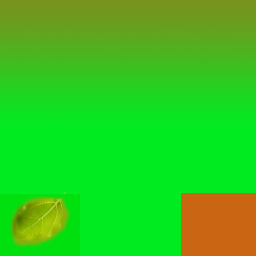
#> input picture examples/data/apple0.png, 256 x 256 px, given in place of ice_lolly0.png, which was not available; the run also reads 2 pictures not shown here
$ python main.py
#> lines starting #> are read from the running program, lines starting #| are printed output that depends on the picture; pictures that were not available may be replaced by others from this repository, and a replacement may not be noted
### rodentia/core.py
# -*- coding: utf-8 -*-
from . import rodentia_module
import numpy as np


# rodentia_module.Env class requires numpy nd array for array objet, so
# float and int array have to be converted to ndarray.

# [23 lines left out: functions to_nd_float_array, to_nd_float_array_for_rot, to_nd_int_array, not called in this run]


class BaseEnvironment:
    """
    Common super class for the plain Environment and MultiAgentEnvironment.
    BaseEnvironment wraps rodentia_module.Env class.
    """

    def __init__(self,
                 width,
                 height,
                 bg_color=[0.0, 0.0, 0.0],
                 near=0.05,
                 far=80.0,
                 focal_length=50.0,
                 shadow_buffer_width=0):
        """Create environment.
        Args:
          width: Screen width
          height: Screen height
          bg_color: Background color (RGB value with 0.0 ~ 1.0)
          near: Near clip distane (default 0.05)
          far: Far clip distane (default 80.0)
          focal_length: Focal length (default 50.0)
          shadow_buffer_width: Shadow depth buffer width. (If 0 calculated automatically )
                               (default 0)
        """
        self.env = rodentia_module.Env()
        self.main_camera_id = self.add_camera_view(width,
                                                   height,
                                                   bg_color,
                                                   near,
                                                   far,
                                                   focal_length,
                                                   shadow_buffer_width)

    # [238 lines left out: functions add_camera_view, add_box, add_sphere, add_model, locate_object, set_light and 5 more, not called in this run]

    def close(self):
        """ Release environment """
        self.env.release()


class Environment(BaseEnvironment):
    """
    Single agent environment.
    """

    def __init__(self,
                 width,
                 height,
                 bg_color=[0.0, 0.0, 0.0],
                 near=0.05,
                 far=80.0,
                 focal_length=50.0,
                 shadow_buffer_width=0,
                 agent_radius=1.0):
        """Create environment.
        Args:
          width: Screen width
          height: Screen height
          bg_color: Background color (RGB value with 0.0 ~ 1.0)
          near: Near clip distane (default 0.05)
          far: Far clip distane (default 80.0)
          focal_length: Focal length (default 50.0)
          shadow_buffer_width: Shadow depth buffer width. (If 0 calculated automatically )
                               (default 0)
          agent_radius: Radius of the agent sphere
        """
        super().__init__(width,
                         height,
                         bg_color,
                         near,
                         far,
                         focal_length,
                         shadow_buffer_width)
        self.agent_id = self.env.add_agent(radius=agent_radius,
                                           pos=to_nd_float_array([0,0,0]),
                                           rot_y=0.0,
                                           mass=1.0,
                                           detect_collision=False,
                                           color=to_nd_float_array([0,0,1]))

    # [49 lines left out: functions locate_agent, step, get_agent_info, not called in this run]


class MultiAgentEnvironment(BaseEnvironment):
    """
    Multi agent environment.
    """

    # [103 lines left out: functions __init__, locate_agent, step, get_agent_info, not called in this run]

### examples/04_texture_replace/main.py
# -*- coding: utf-8 -*-
import numpy as np
import os
from PIL import Image
import math
import random
import rodentia

# Width and height of the image
IMAGE_SIZE = 80

# Color patterns
colors = [
    [249.0/255.0, 248.0/255.0, 248.0/255.0],
    [64.0/255.0, 80.0/255.0, 142.0/255.0],
    [85.0/255.0, 86.0/255.0, 146.0/255.0],
    [143.0/255.0, 206.0/255.0, 208.0/255.0],
    [164.0/255.0, 207.0/255.0, 153.0/255.0],
    [118.0/255.0, 84.0/255.0, 144.0/255.0],
    [157.0/255.0, 208.0/255.0, 184.0/255.0],
    [158.0/255.0, 158.0/255.0, 156.0/255.0],
    [174.0/255.0, 129.0/255.0, 109.0/255.0],
    [168.0/255.0, 78.0/255.0, 140.0/255.0],
    [217.0/255.0, 60.0/255.0, 64.0/255.0],
    [216.0/255.0, 59.0/255.0, 134.0/255.0],
    [237.0/255.0, 189.0/255.0, 108.0/255.0],
    [241.0/255.0, 200.0/255.0, 204.0/255.0],
    [229.0/255.0, 231.0/255.0, 141.0/255.0],
    [237.0/255.0, 233.0/255.0, 133.0/255.0]
]


def imsave(path, image):
    pimage = Image.fromarray(image)
    pimage.save(path)


def imread(path):
    return np.array(Image.open(path))
#> returned value is the input picture: shape (256, 256, 4); mean R, G, B, A 50.2, 200.6, 29.7, 255


def create_colored_image(color, image):
    """ Convert grayscale image to colored image. """
    color = color + [1.0]
    colored_image = image.astype(np.float32) * color
    return colored_image.astype(np.uint8)


def create_colored_images(data_path, output_data_path, base_name):
    """ Create and save colored images. """
    if not os.path.exists(output_data_path):
        os.mkdir(output_data_path)

    base_image = imread(data_path + base_name + "0.png")
    for i in range(len(colors)):
        color = colors[i]
        colored_image = create_colored_image(color, base_image)
        output_file_path = "{}/{}{}.png".format(output_data_path, base_name, i)
        imsave(output_file_path, colored_image)
#> this loop made 16 passes
#> pass 2, in create_colored_image (call 2), `colored_image = image.astype(np.float32) * color`:
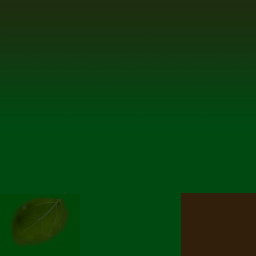
#> colored_image: shape (256, 256, 4) float64; mean R, G, B, A 12.6, 62.9, 16.5, 255


# [56 lines left out: function generate_model_images, not called in this run]


def main():
    # Where original texture and model data are located
    data_path = os.path.dirname(os.path.abspath(__file__)) + "/../data/"

    # Where converted textures are located
    output_data_path = os.path.dirname(
        os.path.abspath(__file__)) + "/colored_data"

    # Prepare color textures
    print("Start generating color variations of model textures")

    create_colored_images(data_path, output_data_path, "ice_lolly")
    create_colored_images(data_path, output_data_path, "hat")
#> the loop in create_colored_images (call 2), `for i in range(len(colors)):` made 16 passes
#> pass 2, in create_colored_image (call 18), `colored_image = image.astype(np.float32) * color`:
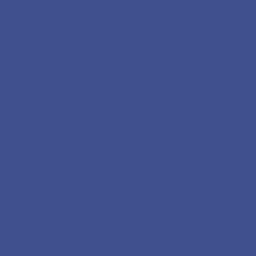
#> colored_image: shape (256, 256, 4) float64; mean R, G, B, A 64, 80, 142, 255
    create_colored_images(data_path, output_data_path, "suitcase")
#> the loop in create_colored_images (call 3), `for i in range(len(colors)):` made 16 passes
#> pass 2, in imsave (call 34), `pimage = Image.fromarray(image)`:
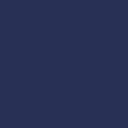
#> pimage: PIL image 16x16 RGBA (shown 8 times larger); mean R, G, B, A 38, 48, 85, 255
    create_colored_images(data_path, output_data_path, "wall")
    create_colored_images(data_path, output_data_path, "floor")
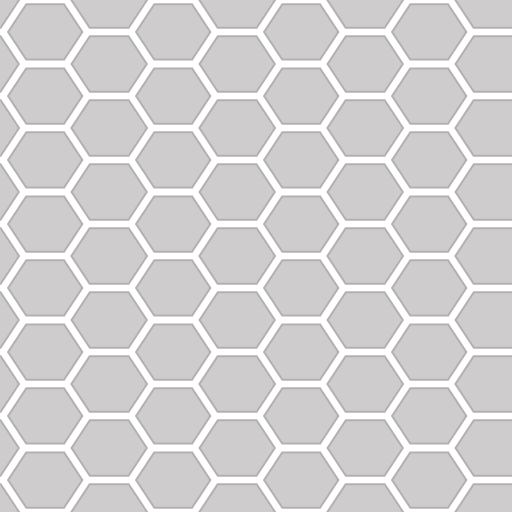
#> input picture examples/data/floor0.png, 1024 x 1024 px (shown at 1/2 size)
#> in imread, returned value is the input picture: shape (1024, 1024, 4); mean R, G, B, A 212.2, 210.5, 210.5, 255
#> the loop in create_colored_images (call 5), `for i in range(len(colors)):` made 16 passes
#> pass 2, in create_colored_image (call 66), `colored_image = image.astype(np.float32) * color`:
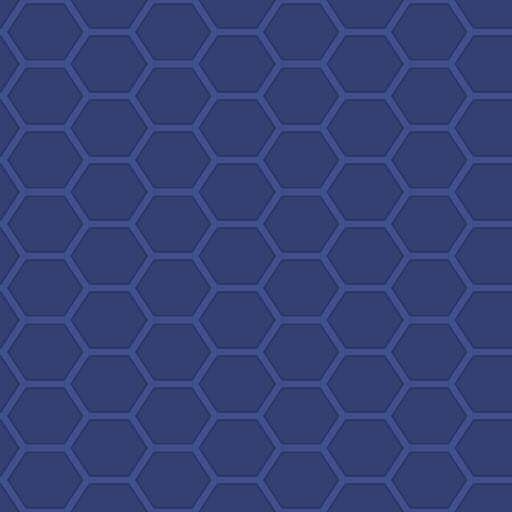
#> colored_image: shape (1024, 1024, 4) float64 (shown at 1/2 size); mean R, G, B, A 53.3, 66, 117.2, 255

    # Create environment
    env = rodentia.Environment(
        width=IMAGE_SIZE, height=IMAGE_SIZE, bg_color=[0.66, 0.91, 0.98])
#> (the call stopped at in __init__, `self.env = rodentia_module.Env()`: rodentia is not available in this run)

    # Prepare wall and floor objects
    floor_texture_path = data_path + "floor1.png"
    floor_id = env.add_box(
        half_extent=[30.0, 1.0, 30.0],
        pos=[0.0, -1.0, 0.0],
        texture_path=floor_texture_path)

    wall_texture_path = data_path + "wall1.png"
    wall_id0 = env.add_box(
        half_extent=[3.0, 1.0, 1.0],
        pos=[0.0, 1.0, -20.0],
        texture_path=wall_texture_path)

    wall_id1 = env.add_box(
        half_extent=[0.01, 1.0, 10.0],
        pos=[1.0, 1.0, -10.0],
        texture_path=wall_texture_path)

    wall_id2 = env.add_box(
        half_extent=[0.01, 1.0, 10.0],
        pos=[-1.0, 1.0, -10.0],
        texture_path=wall_texture_path)

    env.set_light(
        dir=[0.0, -1.0, -1.0],
        color=[0.4, 0.4, 0.4],
        ambient_color=[0.9, 0.9, 0.9],
        shadow_rate=0.8)

    # Where generated dataset images will be located
    generate_data_path = os.path.dirname(
        os.path.abspath(__file__)) + "/generated_data"

    wall_ids = [wall_id0, wall_id1, wall_id2]

    print("Start generating image datasets")

    generate_model_images("ice_lolly",
                          env,
                          data_path,
                          output_data_path,
                          generate_data_path,
                          floor_id,
                          wall_ids,
                          0)

    generate_model_images("hat",
                          env,
                          data_path,
                          output_data_path,
                          generate_data_path,
                          floor_id,
                          wall_ids,
                          16*16*16*1)

    generate_model_images("suitcase",
                          env,
                          data_path,
                          output_data_path,
                          generate_data_path,
                          floor_id,
                          wall_ids,
                          16*16*16*2)

if __name__ == '__main__':
#> (the run stopped early here; a loop or call above may not have finished)
